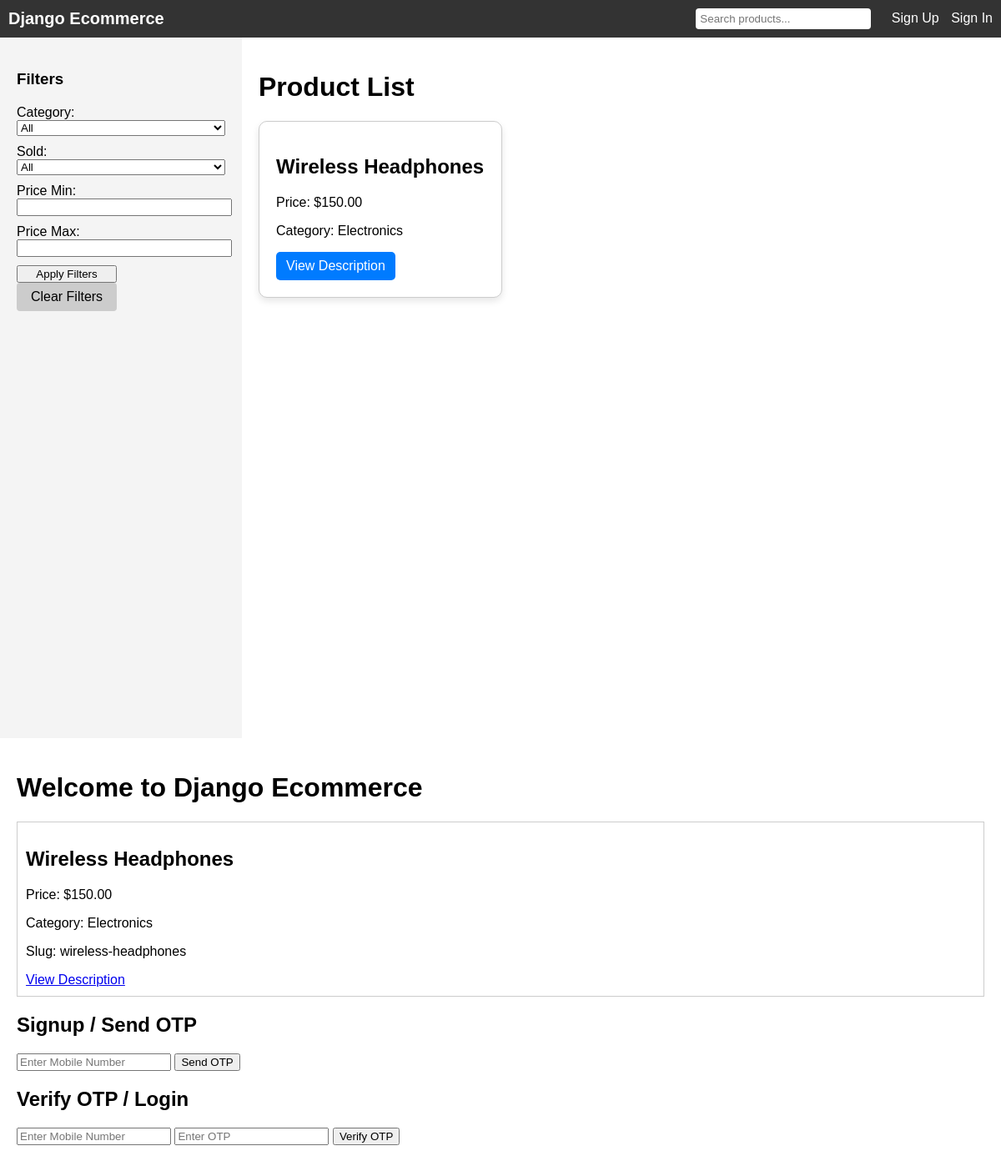
The app's page /, older data.
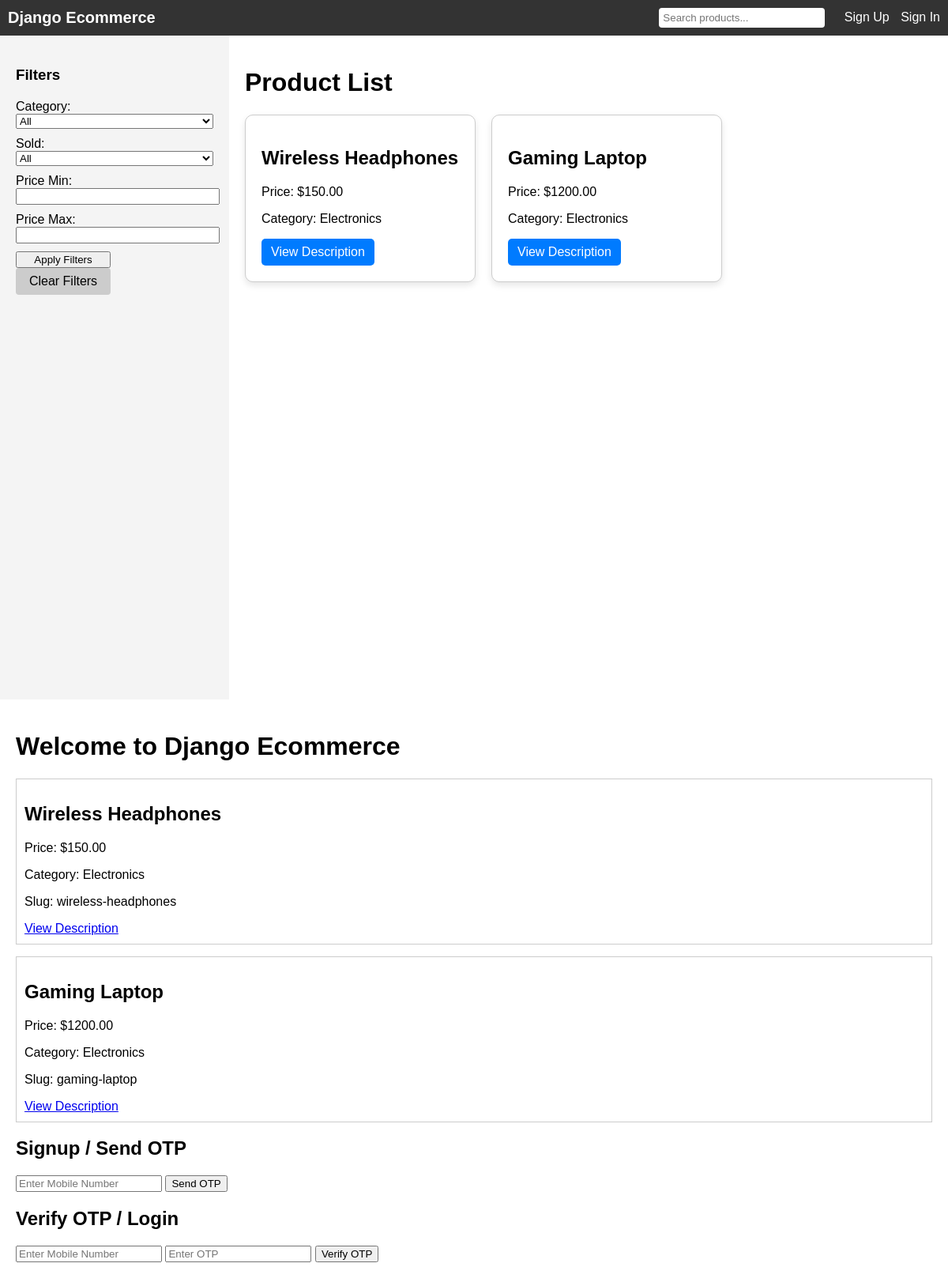
The same page, newer data.
### products/models.py (models this page shows, shortened)
class Product(models.Model):
    product_name = models.CharField(max_length=255)
    slug = models.SlugField(max_length= 200, blank=True)
    category = models.ForeignKey(Category,related_name="products", on_delete=models.CASCADE)
    price = models.DecimalField(max_digits=10, decimal_places=2)
    description = models.TextField()
    sold = models.BooleanField(default=False)
    is_sale = models.BooleanField(default=False)
    date_of_sale = models.DateField(null=True, blank=True)

class Category(models.Model):
    category_name = models.CharField(max_length=255)
    slug = models.SlugField(max_length= 200, blank=True)
    class Meta:
        verbose_name_plural = "Categories"
    def __str__(self):
        return self.category_name

### app/views.py (the view)
# urls.py: path('', firstpage, name="firstpage"),
def firstpage(request):
    category = request.GET.get('category')
    sold = request.GET.get('sold')
    price_min = request.GET.get('price_min')
    price_max = request.GET.get('price_max')
    search = request.GET.get('search')
    products = Product.objects.all()
    if category:
        products = products.filter(category__category_name=category)
    if sold in ['true', 'false']:
        products = products.filter(sold=(sold == 'true'))
    if price_min:
        products = products.filter(price__gte=price_min)
    if price_max:
        products = products.filter(price__lte=price_max)
    if search:
        products = products.filter(product_name__icontains=search)
    categories = Category.objects.all()
    context = {
        'products': products,
        'categories': categories,
        'selected_category': category,
        'sold': sold,
        'price_min': price_min,
        'price_max': price_max,
        'search': search,
    }
    return render(request, 'firstpage.html', context)

### templates/firstpage.html
{% extends "app.html" %}
{% block content %}
<h1>Product List</h1>
<div class="product-list" style="display: flex; flex-wrap: wrap; gap: 20px; margin-top: 20px;">
    {% for product in products %}
    <div class="product-card" style="background:white; border-radius:10px; padding:20px; width:250px; box-shadow:0 4px 8px rgba(0,0,0,0.1);">
        <h2>{{ product.product_name }}</h2>
        <p>Price: ${{ product.price }}</p>
        <p>Category: {{ product.category }}</p>
        <a href="{% url 'product_detail' slug=product.slug %}" class="view-description"
           style="background-color:#007BFF; color:white; padding:8px 12px; text-decoration:none; border-radius:5px; display:inline-block;">
           View Description
        </a>
    </div>
    {% empty %}
    <p>No products found.</p>
    {% endfor %}
</div>
{% endblock %}

### templates/app.html (shortened to what this page needs)
<!DOCTYPE html>
<html lang="en">
<head>
</head>
<body>
<nav style="display: flex; justify-content: space-between; align-items: center; background-color: #333; padding: 10px; color: white;">
    <div>
        <a href="/" style="color: white; text-decoration: none; font-weight: bold; font-size: 20px;">Django Ecommerce</a>
    </div>
    <div>
        <form id="search-form" method="get" action="/" style="display: inline;">
            <input type="text" id="search-box" name="search" placeholder="Search products..." style="padding: 5px; border-radius: 4px; border: none; width: 200px;">
        </form>
        <a href="/signup" style="color: white; margin-left: 20px; text-decoration: none;">Sign Up</a>
        <a href="/signin" style="color: white; margin-left: 10px; text-decoration: none;">Sign In</a>
    </div>
</nav>
<div style="display: flex;">
    <aside style="width: 250px; padding: 20px; background-color: #f4f4f4; height: 100vh;">
        <h3>Filters</h3>
        <form method="get" action="/">
            <label for="category">Category:</label>
            <select name="category" id="category" style="width: 100%; margin-bottom: 10px;">
                <option value="">All</option>
            </select>
            <label for="sold">Sold:</label>
            <select name="sold" id="sold" style="width: 100%; margin-bottom: 10px;">
                <option value="">All</option>
            </select>
            <label for="price_min">Price Min:</label>
            <input type="number" name="price_min" id="price_min" value="{{ price_min|default_if_none:'' }}" step="0.01" min="0" style="width: 100%; margin-bottom: 10px;">
            <label for="price_max">Price Max:</label>
            <input type="number" name="price_max" id="price_max" value="{{ price_max|default_if_none:'' }}" step="0.01" min="0" style="width: 100%; margin-bottom: 10px;">
            <button type="submit" style="width: 48%; margin-right: 4%;">Apply Filters</button>
            <a href="/" style="display: inline-block; width: 48%; text-align: center; background-color: #ccc; padding: 8px 0; border-radius: 4px; text-decoration: none; color: black;">Clear Filters</a>
        </form>
    </aside>
    <main style="flex-grow: 1; padding: 20px;">
        {% block content %}{% endblock %}
    </main>
</div>
<div class="container">
    <h1>Welcome to Django Ecommerce</h1>
    <div class="product-list">
        {% for product in products %}
        <div class="product-card">
            <h2>{{ product.product_name }}</h2>
            <p>Price: ${{ product.price }}</p>
            <p>Category: {{ product.category }}</p>
            <p>Slug: {{ product.slug }}</p>
        <a class="view-description" href="/{{ product.slug }}/">View Description</a>
        </div>
        {% endfor %}
    </div>
    <h2 id="signup">Signup / Send OTP</h2>
    <form id="otp-form" method="post" action="/send-otp/">
        <input type="text" id="mobile-input" name="mobile" placeholder="Enter Mobile Number" required>
        <button type="submit">Send OTP</button>
    </form>
    <h2 id="signin">Verify OTP / Login</h2>
    <form id="verify-form" method="post" action="/verify-otp/">
        <input type="text" id="verify-mobile-input" name="mobile" placeholder="Enter Mobile Number" required>
        <input type="text" id="otp-input" name="otp" placeholder="Enter OTP" required>
        <button type="submit">Verify OTP</button>
    </form>
</div>
</body>
</html>

### templates/app.html (style rules this page uses)
body { font-family: Arial, sans-serif; margin: 0; padding: 0; }
nav { background-color: #333; padding: 10px; color: #fff; }
.container { padding: 20px; }
.product-card { border: 1px solid #ccc; padding: 10px; margin-bottom: 15px; }
form { margin-top: 20px; }

Row changes from the older to the newer data that the page shows:
added Product: product_name "Gaming Laptop", price "1200.00", category "Electronics", slug "gaming-laptop"
